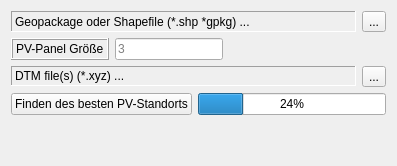
         <widget class="QWidget" name="tab_6">
          <attribute name="title">
           <string>Agri-voltatic</string>
          </attribute>
          <layout class="QGridLayout" name="gridLayout_23">
           <item row="0" column="0" colspan="4">
            <layout class="QGridLayout" name="gridLayout_21">
             <item row="0" column="1">
              <widget class="QToolButton" name="pvPanelButton">
               <property name="minimumSize">
                <size>
                 <width>0</width>
                 <height>20</height>
                </size>
               </property>
               <property name="text">
                <string>...</string>
               </property>
              </widget>
             </item>
             <item row="0" column="0">
              <widget class="QLabel" name="pvPanelLabel">
               <property name="minimumSize">
                <size>
                 <width>0</width>
                 <height>20</height>
                </size>
               </property>
               <property name="frameShape">
                <enum>QFrame::Panel</enum>
               </property>
               <property name="frameShadow">
                <enum>QFrame::Sunken</enum>
               </property>
               <property name="lineWidth">
                <number>1</number>
               </property>
               <property name="midLineWidth">
                <number>0</number>
               </property>
               <property name="text">
                <string>Geopackage oder Shapefile (*.shp *gpkg) ...</string>
               </property>
              </widget>
             </item>
            </layout>
           </item>
           <item row="1" column="0">
            <widget class="QLabel" name="label_4">
             <property name="sizePolicy">
              <sizepolicy hsizetype="Minimum" vsizetype="Preferred">
               <horstretch>0</horstretch>
               <verstretch>0</verstretch>
              </sizepolicy>
             </property>
             <property name="frameShape">
              <enum>QFrame::Box</enum>
             </property>
             <property name="frameShadow">
              <enum>QFrame::Raised</enum>
             </property>
             <property name="text">
              <string>PV-Panel Größe</string>
             </property>
            </widget>
           </item>
           <item row="3" column="0" colspan="2">
            <widget class="QPushButton" name="findBestLocPanelButton">
             <property name="layoutDirection">
              <enum>Qt::LeftToRight</enum>
             </property>
             <property name="text">
              <string>Finden des besten PV-Standorts</string>
             </property>
            </widget>
           </item>
           <item row="2" column="0" colspan="4">
            <layout class="QGridLayout" name="gridLayout_22">
             <item row="0" column="1">
              <widget class="QToolButton" name="pvPanelButton_3">
               <property name="minimumSize">
                <size>
                 <width>0</width>
                 <height>20</height>
                </size>
               </property>
               <property name="text">
                <string>...</string>
               </property>
              </widget>
             </item>
             <item row="0" column="0">
              <widget class="QLabel" name="dtmLabel">
               <property name="sizePolicy">
                <sizepolicy hsizetype="Preferred" vsizetype="Fixed">
                 <horstretch>0</horstretch>
                 <verstretch>0</verstretch>
                </sizepolicy>
               </property>
               <property name="minimumSize">
                <size>
                 <width>0</width>
                 <height>20</height>
                </size>
               </property>
               <property name="frameShape">
                <enum>QFrame::Panel</enum>
               </property>
               <property name="frameShadow">
                <enum>QFrame::Sunken</enum>
               </property>
               <property name="lineWidth">
                <number>1</number>
               </property>
               <property name="midLineWidth">
                <number>0</number>
               </property>
               <property name="text">
                <string>DTM file(s) (*.xyz) ...</string>
               </property>
              </widget>
             </item>
            </layout>
           </item>
           <item row="3" column="2" colspan="2">
            <widget class="QProgressBar" name="findBestLocPanelProgressBar">
             <property name="value">
              <number>24</number>
             </property>
            </widget>
           </item>
           <item row="1" column="1" colspan="2">
            <widget class="QLineEdit" name="distanceBetweenCenterPanelsLineEdit">
             <property name="sizePolicy">
              <sizepolicy hsizetype="Minimum" vsizetype="Fixed">
               <horstretch>0</horstretch>
               <verstretch>0</verstretch>
              </sizepolicy>
             </property>
             <property name="placeholderText">
              <string>3</string>
             </property>
            </widget>
           </item>
           <item row="1" column="3">
            <spacer name="horizontalSpacer_5">
             <property name="orientation">
              <enum>Qt::Horizontal</enum>
             </property>
             <property name="sizeHint" stdset="0">
              <size>
               <width>40</width>
               <height>20</height>
              </size>
             </property>
            </spacer>
           </item>
           <item row="4" column="0">
            <spacer name="verticalSpacer_15">
             <property name="orientation">
              <enum>Qt::Vertical</enum>
             </property>
             <property name="sizeHint" stdset="0">
              <size>
               <width>20</width>
               <height>40</height>
              </size>
             </property>
            </spacer>
           </item>
          </layout>
         </widget>
